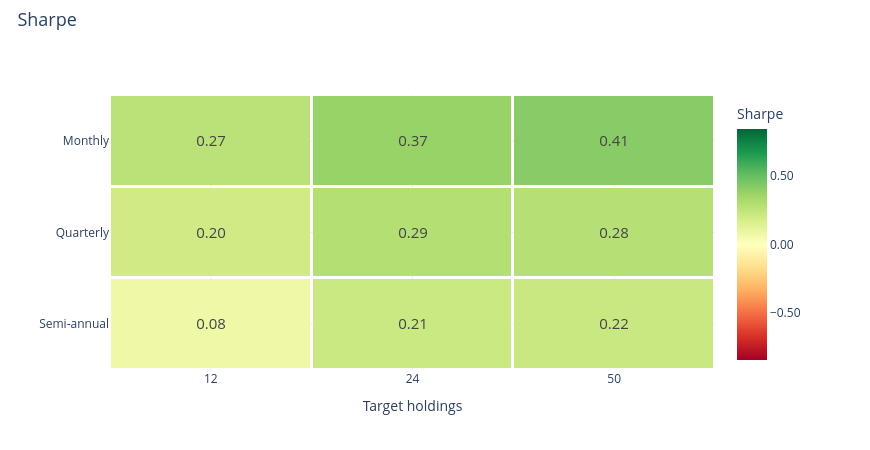

The notebook cell saved with this chart:
### Markdown cell above
### Sharpe ratio

### Code cell
research.heatmap('sharpe')

### Figure 1 — Plotly figure (JSON) as saved in the notebook; plotly's stock layout.template omitted (floating-point values rounded to 4 significant figures)
{"data": [{"colorbar": {"tickformat": ".2f", "title": {"text": "Sharpe"}}, "colorscale": [[0.0, "rgb(165,0,38)"], [0.1, "rgb(215,48,39)"], [0.2, "rgb(244,109,67)"], [0.3, "rgb(253,174,97)"], [0.4, "rgb(254,224,139)"], [0.5, "rgb(255,255,191)"], [0.6, "rgb(217,239,139)"], [0.7, "rgb(166,217,106)"], [0.8, "rgb(102,189,99)"], [0.9, "rgb(26,152,80)"], [1.0, "rgb(0,104,55)"]], "text": [["0.27", "0.37", "0.41"], ["0.20", "0.29", "0.28"], ["0.08", "0.21", "0.22"]], "textfont": {"size": 15}, "texttemplate": "%{text}", "type": "heatmap", "x": ["12", "24", "50"], "xgap": 3, "y": ["Monthly", "Quarterly", "Semi-annual"], "ygap": 3, "z": [[0.2661, 0.3735, 0.4121], [0.1986, 0.2925, 0.283], [0.07722, 0.2143, 0.2191]], "zmax": 0.8422, "zmid": 0.0, "zmin": -0.8422}], "layout": {"height": 450, "hovermode": "closest", "legend": {"font": {"size": 12}, "itemclick": "toggle", "itemdoubleclick": "toggleothers", "x": 1.025, "y": 1}, "margin": {"b": 80, "l": 110, "r": 155, "t": 95}, "title": {"font": {"size": 18}, "text": "Sharpe", "x": 0.02, "y": 0.97}, "width": 870, "xaxis": {"title": {"text": "Target holdings"}}, "yaxis": {"autorange": "reversed"}}}
